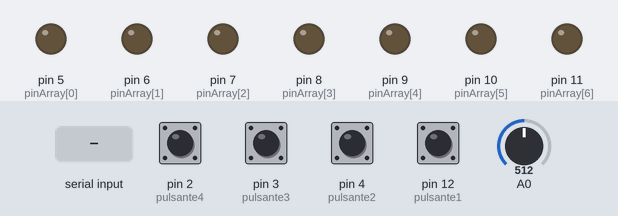
Bench run of a sketch on a simulated Arduino Uno, built with avr-gcc and run on an emulated ATmega328P. Shown: output pins drawn as LEDs (lit = HIGH). Dashed ring = blinking. Inputs (shaded band) come from the test bench; at power-on: pin 2 (pulsante4), pin 3 (pulsante3), pin 4 (pulsante2), pin 12 (pulsante1) LOW, A0 = 512. What the sketch prints to the serial monitor is not drawn.

Above: at 1.2 s.
1.3 s: pin 3 (pulsante3) pulled HIGH for 0.15 s
At 1.8 s:
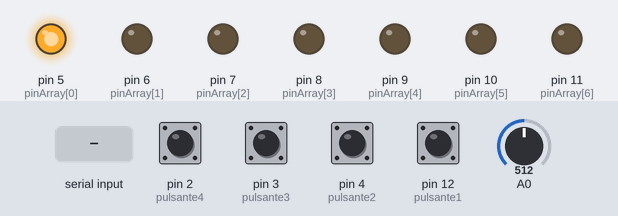
4.4 s: A0 set to 417
7.4 s: A0 set to 382
At 8.47 s:
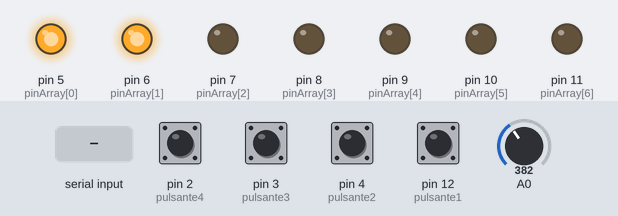
10.4 s: pin 2 (pulsante4) pulled HIGH for 0.15 s
At 11.4 s:
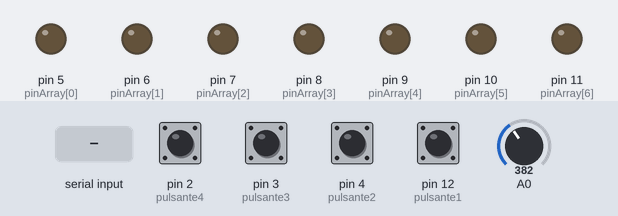
12.6 s: pin 4 (pulsante2) pulled HIGH for 0.15 s
At 13.98 s:
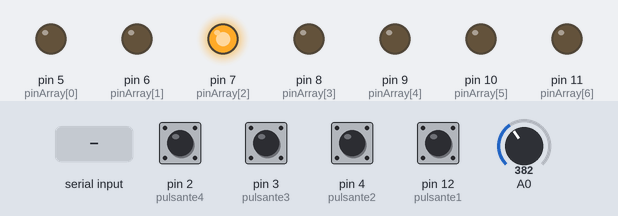
15.7 s: byte 60 (60) received over Serial
At 17.51 s:
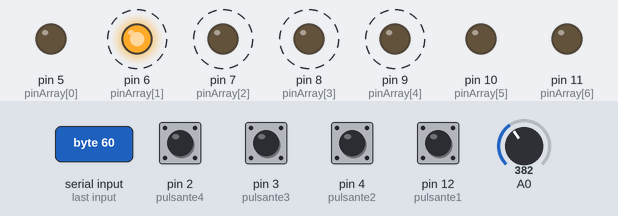
Timing chart, 0 to 19.7 s (numbered marks = the images above; inputs shaded):
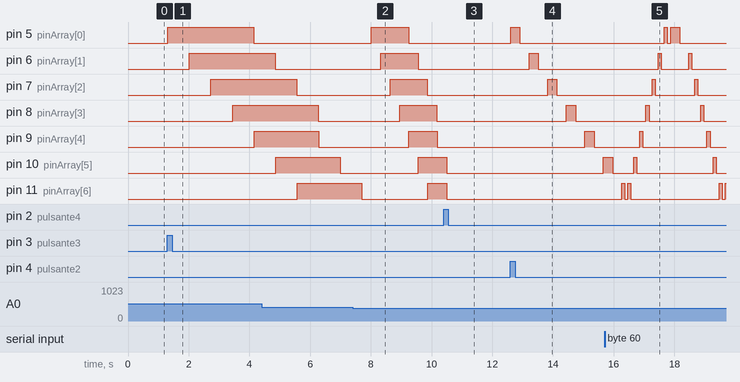

Measured:
- the behaviour switches between 400 and 399 on A0 (found by bisection; images 1 and 2)
- after the input at 1.3 s, pin 5 (pinArray[0]): LOW → HIGH at once, → LOW 2.8 s later; pin 6 (pinArray[1]): LOW → HIGH after 0.72 s; pin 7 (pinArray[2]): LOW → HIGH after 1.4 s; pin 8 (pinArray[3]): LOW → HIGH after 2.1 s; pin 9 (pinArray[4]): LOW → HIGH after 2.9 s
- after the input at 7.4 s, pin 5 (pinArray[0]): LOW → HIGH after 0.61 s instead of 1.0 s; pin 6 (pinArray[1]): LOW → HIGH after 0.92 s instead of 1.7 s; pin 7 (pinArray[2]): LOW → HIGH after 1.2 s instead of 2.4 s; pin 8 (pinArray[3]): LOW → HIGH after 1.5 s, → LOW 1.2 s later; pin 9 (pinArray[4]): LOW → HIGH after 1.9 s, → LOW 0.93 s later
- after the input at 10.4 s, pin 5 (pinArray[0]): stays LOW (without the input it goes to HIGH after 0.72 s); pin 6 (pinArray[1]): stays LOW (without the input it goes to HIGH after 1.0 s)
- after the input at 12.6 s, pin 5 (pinArray[0]): LOW → HIGH at once, → LOW 0.30 s later; pin 6 (pinArray[1]): LOW → HIGH after 0.62 s, → LOW 0.30 s later; pin 7 (pinArray[2]): LOW → HIGH after 1.2 s, → LOW 0.30 s later; pin 8 (pinArray[3]): LOW → HIGH after 1.8 s, → LOW 0.30 s later; pin 9 (pinArray[4]): LOW → HIGH after 2.5 s, → LOW 0.30 s later
- after the input at 15.7 s, pin 5 (pinArray[0]): LOW → HIGH after 2.0 s, → LOW 0.10 s later, → HIGH 0.11 s later, → LOW 0.30 s later; pin 6 (pinArray[1]): alternates HIGH for 0.10 s and LOW for 0.91 s, starting after 1.8 s

The sketch:

ProgramaPractica.ino
```cpp
//Definimos variables
int pinArray[] = {5,6,7, 8, 9, 10, 11};
int valor;
int count=0;
int tailLength = 3;
int lineSize = 7;
int pulsante1= 12;
int pulsante2=4;
int pulsante3=3;
int pulsante4=2;
int espera=0;
int valorUSB=0;

void setup()
//Inicializamos Variables
{
  for (count=0;count<7;count++){ // Configuramos todos los PINs
  pinMode(pinArray[count], OUTPUT);
  }
pinMode(pulsante1,INPUT);
pinMode(pulsante2,INPUT);
pinMode(pulsante3,INPUT);
pinMode(pulsante4,INPUT);
Serial.begin(9600);

}

void loop()
//Corremos programa
{
  obtenerValor();
 int a=digitalRead(pulsante1);
 int b= digitalRead(pulsante2);
 int c=digitalRead(pulsante3);
 int d=digitalRead(pulsante4);

 if(valorUSB>=60){
  potenJava();

 }
 else{
  valorPot();
 }
 prendeLeds();
 obtenerValor();
  if(a==1||valorUSB==55){
        Progra1();
        obtenerValor();
    apagarLedsd();
  }
  if(b==1||valorUSB==56){
        Progra2();
        obtenerValor();
    apagarLedsd();
  }
  if(c==1||valorUSB==57){
        Progra3();
        obtenerValor();
    apagarLedsd();
  }

}
  /*
   * Este programa prende los led de afuera hacia dentro.
   */
void Progra1(){
  while(apagar()==false){
    int t=6;
  for (count=0;count<4;count++) {

  digitalWrite(pinArray[count],HIGH); //encendemos el led rojo
  Serial.write(count+1);
  digitalWrite(pinArray[t],HIGH); //encendemos el led rojo
  Serial.write(t+1);
  delay(espera);             //esperamos 2 segundos
  digitalWrite(pinArray[count],LOW);  //apagamos el led rojo
  Serial.write(7+count+1);
  digitalWrite(pinArray[t],LOW);
  Serial.write(7+t+1);
    t--;
    if(count==3){
      t=6;
    }
      //apagamos el led rojo
 delay(espera);
    obtenerValor();
     if(valorUSB>=60){
  potenJava();
 }
 else{
  valorPot();
 }
    if (apagar()==true) break;
  }
  }
}
  /*
   * Programa que prende los led como el auto Fantastico
   */
void Progra2(){

    int p=0;
    while(apagar()==false){
      for (count=0;count<7;count++) { // utilizando la secuencia de control for(;;)
    digitalWrite(pinArray[count], HIGH); // Recorrido de ida
    Serial.write(count+1);
    delay(espera);
    digitalWrite(pinArray[count], LOW);
    Serial.write(8+count);
    delay(espera);
    obtenerValor();
     if(valorUSB>=60){
  potenJava();
 }
 else{
  valorPot();
 }
    if (apagar()==true) {
    p=1;
    break;
    }
    }
    if(p==1){
      break;
    }
    for (count=6;count>=0;count--) {
    digitalWrite(pinArray[count], HIGH); // Recorrido de vuelta
    Serial.write(count+1);
    delay(espera);
    digitalWrite(pinArray[count], LOW);
    Serial.write(8+count);
    delay(espera);
    obtenerValor();
 if(valorUSB>=60){
  potenJava();
 }
 else{
  valorPot();
 }
    if (apagar()==true) break;
    }
    obtenerValor();
    valorPot();


}
}
 /*
   * Programa que enciende los leds como una estrella fugaz
   */
void Progra3(){

  int p=0;
  while(apagar()==false){
int tailCounter = tailLength;
for (count=0; count<lineSize; count++)
{
digitalWrite(pinArray[count],HIGH);
Serial.write(count+1);
delay(espera);
if (tailCounter == 0)
{
digitalWrite(pinArray[count-tailLength],LOW);
Serial.write(8+count-tailLength);
}
else
if (tailCounter > 0)
tailCounter--;
obtenerValor();
 if(valorUSB>=60){
  potenJava();
 }
 else{
  valorPot();
 }
  if (apagar()==true) {
    p=1;
    break;
  }
}
if(p==1){
      break;
    }
for (count=(lineSize-tailLength); count<lineSize; count++)
{
digitalWrite(pinArray[count],LOW);// Se apagan los LED
Serial.write(8+count);
delay(espera);
obtenerValor();
 if(valorUSB>=60){
  potenJava();
 }
 else{
  valorPot();
 }
  if (apagar()==true) break;
}
  }
}
/**
 * Apaga los leds del arduino y de java.
 */
void apagarLeds(){
Serial.write(50);
for (count=7;count>=0;count--) {
digitalWrite(pinArray[count], LOW);

}
}
/**
 * Apaga los leds
 */
void apagarLedsd(){
for (count=7;count>=0;count--) {
digitalWrite(pinArray[count], LOW);

}
}
boolean apagar(){
if(digitalRead(pulsante4) == HIGH||valorUSB==58) {
  return true;
} else {
  return false;

}
  delay(10);
}
 /*
   * Leemos el valor del potenciometro
   */
void valorPot(){


  // leemos del pin A0 valor

  valor = analogRead(A0);
  //Serial.println(valor);
  delay(10);
  if(valor<200 && valor>0){
    Serial.write(71);
    espera=100;
  }
  else if(valor<400 && valor>201){
    espera=300;
    Serial.write(72);
  }
  else if(valor<600 && valor>401){
    espera=700;
    Serial.write(73);
  }
  else if(valor>601){
    espera=1000;
    Serial.write(74);
  }

  /*
    0-1024
    entre 0 y 400 - 100
    entre 401 y 600 - 300
    entre 601 y 800 - 700
    entre > 901 - 1000
  */
}
/**
 * Prende los led con conexion de Java
 */
void prendeLeds(){

 obtenerValor();
  if(valorUSB==5){
    digitalWrite(pinArray[0],HIGH);
  }
  if(valorUSB==6){
    digitalWrite(pinArray[1],HIGH);
  }
  if(valorUSB==7){
    digitalWrite(pinArray[2],HIGH);
  }
  if(valorUSB==8){
    digitalWrite(pinArray[3],HIGH);
  }
  if(valorUSB==9){
    digitalWrite(pinArray[4],HIGH);
  }
  if(valorUSB==10){
    digitalWrite(pinArray[5],HIGH);
  }
  if(valorUSB==11){
    digitalWrite(pinArray[6],HIGH);
  }

  if(valorUSB==19){
    apagarLedsd();
  }

}
/**
 * Se obtiene el valor enviado desde Java
 */
void obtenerValor(){

  if(Serial.available()>0){
    valorUSB=Serial.read();
    //Serial.write(valorUSB);
  }
  }
  /**
   * Manipulacion de potenciometro virtual de java a arduino
   */
void potenJava(){
    obtenerValor();
    if(valorUSB==60){
    espera=100;
  }
  else if(valorUSB==61){
    espera=300;
  }
  else if(valorUSB==62){
    espera=700;
  }
  else if(valorUSB==63){
    espera=1000;
  }

}
```
